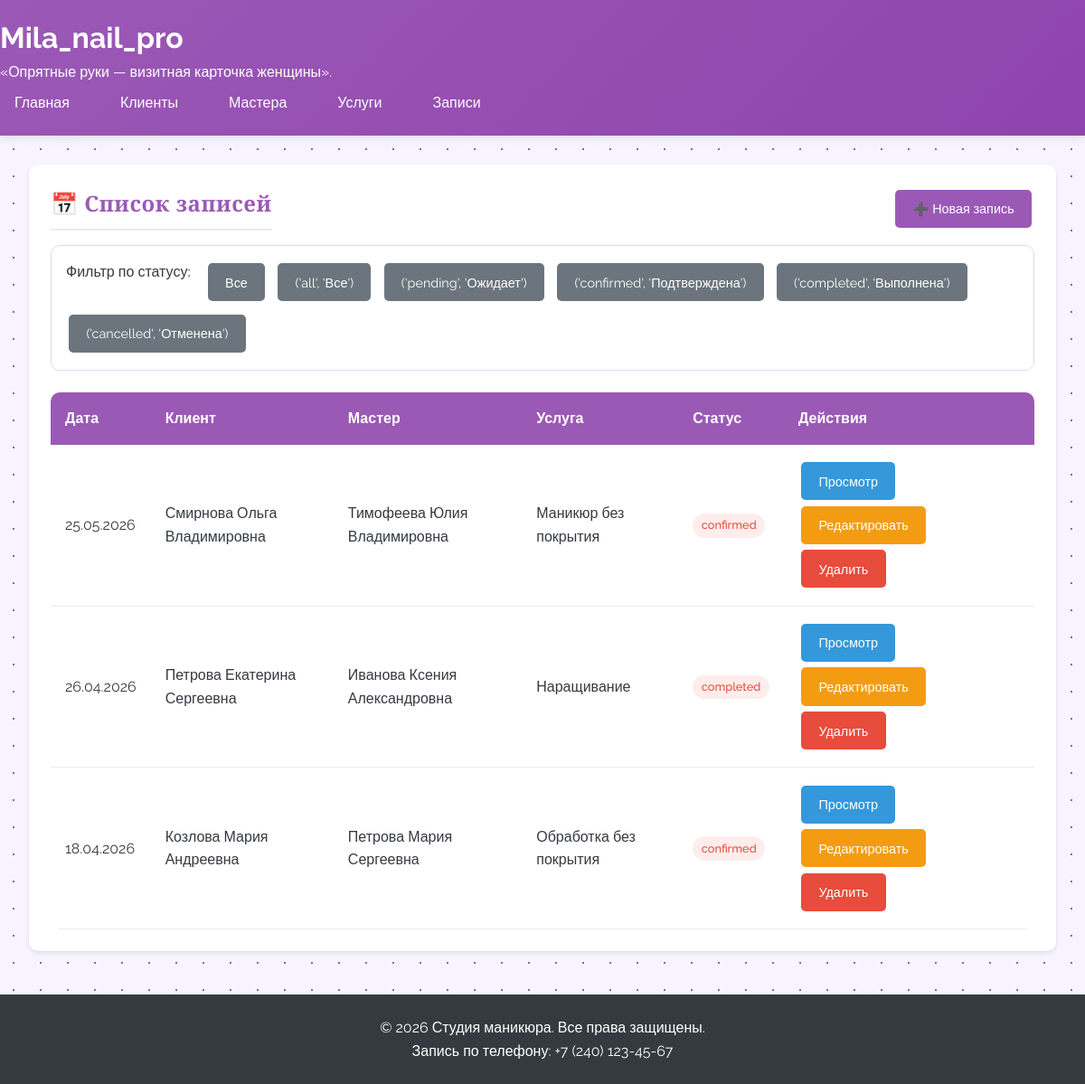
The app's page /appointments/ with its own data.
### salon/models.py (models this page shows, shortened)
class Appointment(models.Model):
    STATUS_CHOICES = [
        ('pending', 'Ожидает подтверждения'),
        ('confirmed', 'Подтверждена'),
        ('completed', 'Выполнена'),
        ('cancelled', 'Отменена'),
    ]
    client = models.ForeignKey(Client, on_delete=models.PROTECT, related_name='appointments', verbose_name='Клиент')
    master = models.ForeignKey(Master, on_delete=models.PROTECT, related_name='appointments', verbose_name='Мастер')
    service = models.ForeignKey(Price, on_delete=models.PROTECT, related_name='appointments', verbose_name='Услуга')
    appointment_date = models.DateTimeField(verbose_name='Дата записи')
    status = models.CharField(max_length=20, choices=STATUS_CHOICES, default='pending', verbose_name='Статус')
    created_at = models.DateTimeField(auto_now_add=True, verbose_name='Дата создания записи')
    updated_at = models.DateTimeField(auto_now=True, verbose_name='Дата обновления')
    class Meta:
        verbose_name = 'Запись'
        verbose_name_plural = 'Записи'
        ordering = ['-appointment_date']

class Client(models.Model):
    full_name = models.CharField(max_length=200, verbose_name='ФИО')
    phone_number = models.CharField(max_length=20, verbose_name='Номер телефона')
    birth_date = models.DateField(verbose_name='Дата рождения')
    class Meta:
        verbose_name = 'Клиент'
        verbose_name_plural = 'Клиенты'

class Master(models.Model):
    SPECIALIZATION_CHOICES = [
        ('manicure', 'Маникюр'),
        ('pedicure', 'Педикюр'),
        ('both', 'Маникюр и педикюр'),
    ]
    full_name = models.CharField(max_length=200, verbose_name='ФИО')
    phone_number = models.CharField(max_length=20, verbose_name='Номер телефона')
    specialization = models.CharField(max_length=20, choices=SPECIALIZATION_CHOICES, verbose_name='Специализация')
    class Meta:
        verbose_name = 'Мастер'
        verbose_name_plural = 'Мастера'

class Price(models.Model):
    procedure_name = models.CharField(max_length=100, verbose_name='Название процедуры')
    price = models.DecimalField(max_digits=10, decimal_places=2, verbose_name='Цена')
    class Meta:
        verbose_name = 'Прайс'
        verbose_name_plural = 'Прайс'

### salon/views.py (the view)
# urls.py: path('appointments/', views.AppointmentListView.as_view(), name='appointment_list'),
class AppointmentListView(ListView):
    model = Appointment
    template_name = 'salon/appointment_list.html'
    context_object_name = 'appointments'
    ordering = ['-appointment_date']
    def get_queryset(self):
        queryset = super().get_queryset()
        status = self.request.GET.get('status')
        if status:
            queryset = queryset.filter(status=status)
        return queryset.select_related('client', 'master', 'service')
    def get_context_data(self, **kwargs):
        context = super().get_context_data(**kwargs)
        context['status_choices'] = [
            ('all', 'Все'),
            ('pending', 'Ожидает'),
            ('confirmed', 'Подтверждена'),
            ('completed', 'Выполнена'),
            ('cancelled', 'Отменена'),
        ]
        context['current_status'] = self.request.GET.get('status', 'all')
        return context

### salon/templates/salon/appointment_list.html (shortened to what this page needs)
{% extends 'salon/base.html' %}
{% block content %}
<div class="card">
    <div style="display: flex; justify-content: space-between; align-items: center; margin-bottom: 1rem; flex-wrap: wrap; gap: 1rem;">
        <h2 class="card-title" style="margin-bottom: 0;">📅 Список записей</h2>
        <div>
            <a href="{% url 'appointment_create' %}" class="btn btn-primary">➕ Новая запись</a>
        </div>
    </div>
    <div class="filters">
        <form method="get" style="display: flex; gap: 0.5rem; flex-wrap: wrap;">
            <label style="margin-right: 0.5rem;">Фильтр по статусу:</label>
            <a href="{% url 'appointment_list' %}" class="btn btn-secondary btn-sm">Все</a>
            {% for status in status_choices %}
            <a href="?status={{ status }}" class="btn btn-sm {% if current_status == status %}btn-primary{% else %}btn-secondary{% endif %}">
                {{ status }}
            </a>
            {% endfor %}
        </form>
    </div>
    {% if appointments %}
    <div class="table-container">
        <table>
            <thead>
                <tr>
                    <th>Дата</th>
                    <th>Клиент</th>
                    <th>Мастер</th>
                    <th>Услуга</th>
                    <th>Статус</th>
                    <th>Действия</th>
                </tr>
            </thead>
            <tbody>
                {% for appointment in appointments %}
                <tr>
                    <td data-label="Дата">{{ appointment.appointment_date|date:"d.m.Y" }}</td>
                    <td data-label="Клиент">{{ appointment.client.full_name }}</td>
                    <td data-label="Мастер">{{ appointment.master.full_name }}</td>
                    <td data-label="Услуга">{{ appointment.service.procedure_name }}</td>
                    <td data-label="Статус">
                        <span class="status
                            {% if appointment.status == 'запланировано' %}status-scheduled
                            {% elif appointment.status == 'выполнено' %}status-completed
                            {% else %}status-cancelled{% endif %}">
                            {{ appointment.status }}
                        </span>
                    </td>
                    <td data-label="Действия">
                        <a href="{% url 'appointment_detail' appointment.pk %}" class="btn btn-info btn-sm">Просмотр</a>
                        <a href="{% url 'appointment_update' appointment.pk %}" class="btn btn-warning btn-sm">Редактировать</a>
                        <a href="{% url 'appointment_delete' appointment.pk %}" class="btn btn-danger btn-sm">Удалить</a>
                    </td>
                </tr>
                {% endfor %}
            </tbody>
        </table>
    </div>
    {% else %}
    <p>Нет записей. <a href="{% url 'appointment_create' %}">Создайте первую запись</a></p>
    {% endif %}
</div>
{% endblock %}

### static/css/style.css (style rules this page uses)
:root { --primary-lavender: #9b59b6; --dark-lavender: #8e44ad; --light-lavender: #f3e5f5; --soft-lavender: #e8d5f5; --white: #ffffff; --gray-100: #f8f9fa; --gray-200: #e9ecef; --gray-300: #dee2e6; --gray-600: #6c757d; --gray-800: #343a40; }
* { margin: 0; padding: 0; box-sizing: border-box; }
body { font-family: 'Segoe UI', Tahoma, Geneva, Verdana, sans-serif; background-color: var(--gray-100); color: var(--gray-800); line-height: 1.6; }
.card { background: var(--white); border-radius: 10px; box-shadow: 0 2px 5px rgba(0,0,0,0.1); padding: 1.5rem; margin-bottom: 1.5rem; transition: transform 0.3s, box-shadow 0.3s; }
.card-title { color: var(--primary-lavender); margin-bottom: 1rem; font-size: 1.5rem; border-bottom: 2px solid var(--gray-200); padding-bottom: 0.5rem; }
.table-container { overflow-x: auto; }
table { width: 100%; background: var(--white); border-collapse: collapse; border-radius: 10px; overflow: hidden; }
th { background: var(--primary-lavender); color: var(--white); padding: 1rem; text-align: left; font-weight: 600; }
td { padding: 1rem; border-bottom: 1px solid var(--gray-200); }
.btn { display: inline-block; padding: 0.6rem 1.2rem; border: none; border-radius: 5px; cursor: pointer; text-decoration: none; font-size: 0.9rem; transition: all 0.3s; margin: 0.2rem; }
.btn-primary { background: var(--primary-lavender); color: var(--white); }
.btn-secondary { background: var(--gray-600); color: var(--white); }
.btn-danger { background: #e74c3c; color: var(--white); }
.btn-warning { background: #f39c12; color: var(--white); }
.btn-info { background: #3498db; color: var(--white); }
label { display: block; margin-bottom: 0.5rem; font-weight: 500; color: var(--gray-800); }
.status { display: inline-block; padding: 0.2rem 0.6rem; border-radius: 20px; font-size: 0.8rem; font-weight: 500; }
.status-cancelled { background: #fdedec; color: #e74c3c; }
.filters { background: var(--white); padding: 1rem; border-radius: 10px; margin-bottom: 1.5rem; border: 1px solid var(--soft-lavender); }
a { color: var(--primary-lavender); text-decoration: none; }
body { background: linear-gradient(135deg, #f5f0ff, #e8d5f5); position: relative; overflow-x: hidden; }
body { background-color: #f8f4ff; background-image: radial-gradient(#9b59b6 1px, transparent 1px); background-size: 30px 30px; }
body { font-family: 'Raleway', sans-serif; }
.logo h1, .card-title, h2, h3 { font-family: 'Cormorant Garamond', serif; font-weight: 600; letter-spacing: 0.5px; }

### records on screen
Appointment: appointment_date "25.05.2026", client.full_name "Смирнова Ольга Владимировна", master.full_name "Тимофеева Юлия Владимировна", service.procedure_name "Маникюр без покрытия", status "confirmed"
Appointment: appointment_date "26.04.2026", client.full_name "Петрова Екатерина Сергеевна", master.full_name "Иванова Ксения Александровна", service.procedure_name "Наращивание", status "completed"
Appointment: appointment_date "18.04.2026", client.full_name "Козлова Мария Андреевна", master.full_name "Петрова Мария Сергеевна", service.procedure_name "Обработка без покрытия", status "confirmed"

### other values on screen
{{ status }} "('all', 'Все')" "('pending', 'Ожидает')" "('confirmed', 'Подтверждена')" "('completed', 'Выполнена')" "('cancelled', 'Отменена')"
